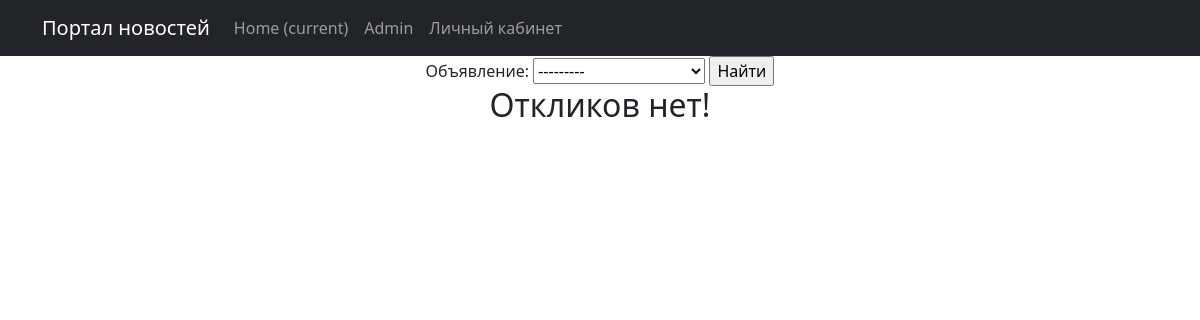
/personal_account (signed in), run on an earlier commit of the app's database.
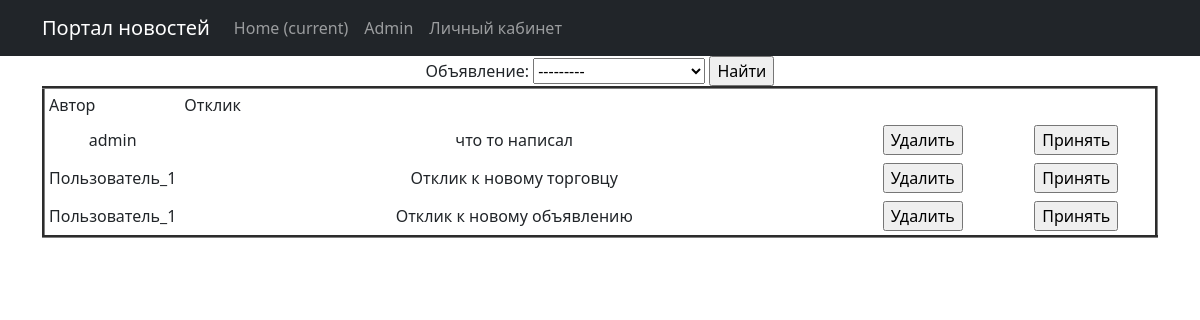
And on a later commit of the database.
### advertisement/models.py (models this page shows, shortened)
class Feedback(models.Model): # модель отклика
    ad_id = models.ForeignKey(Advertisement, on_delete=models.CASCADE)
    user_id = models.ForeignKey(User, on_delete=models.CASCADE)
    text_feedback = models.CharField(max_length = 255)
    feedback_received = models.BooleanField(default = False)
    date_time = models.DateTimeField(auto_now_add=True)

### advertisement/views.py (the view)
# urls.py: path('personal_account', PersonalAccount.as_view(), name='personal_account'),
class PersonalAccount(ListView):
    ordering = 'date_time'
    template_name = 'advertisement/personal_list.html'
    context_object_name = 'personal_list'
    def get_queryset(self):
        queryset_fedback = Feedback.objects.filter(ad_id__user_id=self.request.user)
        queryset_ad = Advertisement.objects.filter(user_id=self.request.user)
        self.filterset = FeedbackFilter(self.request.GET, queryset_ad=queryset_ad, queryset=queryset_fedback)
        return self.filterset.qs
    def get_context_data(self, **kwargs):
        context = super().get_context_data(**kwargs)
        context['filterset'] = self.filterset
        return context

### advertisement/models.py (called while the page is built)
    def __str__(self):
        return self.title_ad

### templates/advertisement/personal_list.html (shortened to what this page needs)
{% extends 'flatpages/default.html' %}
{% load custom_tags %}
{% block content %}
        <form action="" method="get">
            {{ filterset.form.as_table }}
            <input type="submit" value="Найти" />
        </form>
{% if personal_list %}
            <table border="3" cellpadding="4" cellspacing="1" width="100%">
                <tr>
                    <td align="left" width="10%">Автор</td>
                    <td align="left" width="60%">Отклик</td>
                </tr>
                {% for feedback in personal_list %}
                <tr>
                    <td>{{ feedback.user_id }}</td>
                    <td>{{ feedback.text_feedback }}</td>
                    <td>
                        <form action="{% url 'delete_feedback' feedback.pk %}" method="post">
                        <input type="submit" value="Удалить">
                        </form>
                    </td>
                    <td>
                        {% if feedback.feedback_received %}
                            <h2>Отклик принят</h2>
                        {% else %}
                            <form action="{% url 'take_feedback' feedback.pk %}" method="post">
                            <input type="submit" value="Принять">
                            </form>
                        {% endif%}
                    </td>
                </tr>
                {% endfor %}
            </table>
        {% else %}
        <h2>Откликов нет!</h2>
        {% endif%}
{% endblock content %}

What changed in the data, as far as the page shows it:
added Feedback: user_id "admin", text_feedback "что то написал"
added Feedback: user_id "Пользователь_1", text_feedback "Отклик к новому торговцу"
added Feedback: user_id "Пользователь_1", text_feedback "Отклик к новому объявлению"
Also different on the page:
text no longer shown: "Откликов нет!"
text now shown: "Автор Отклик"
